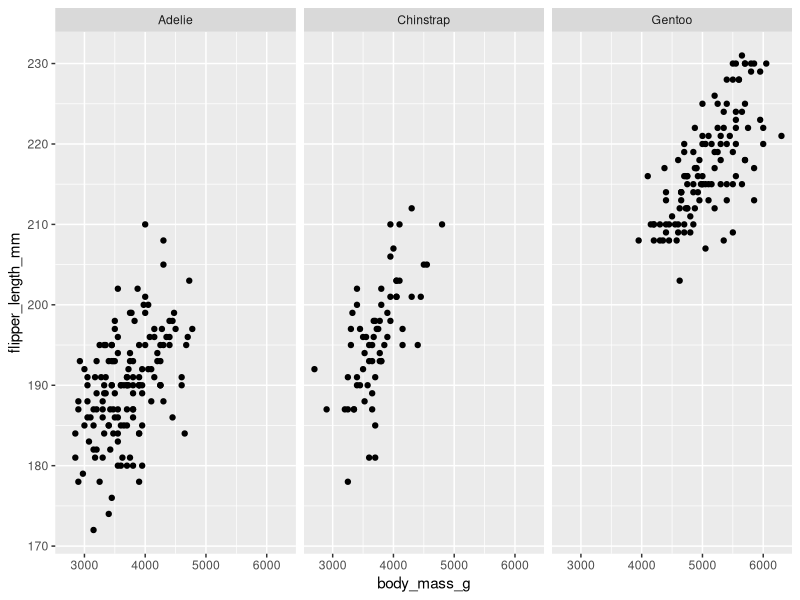
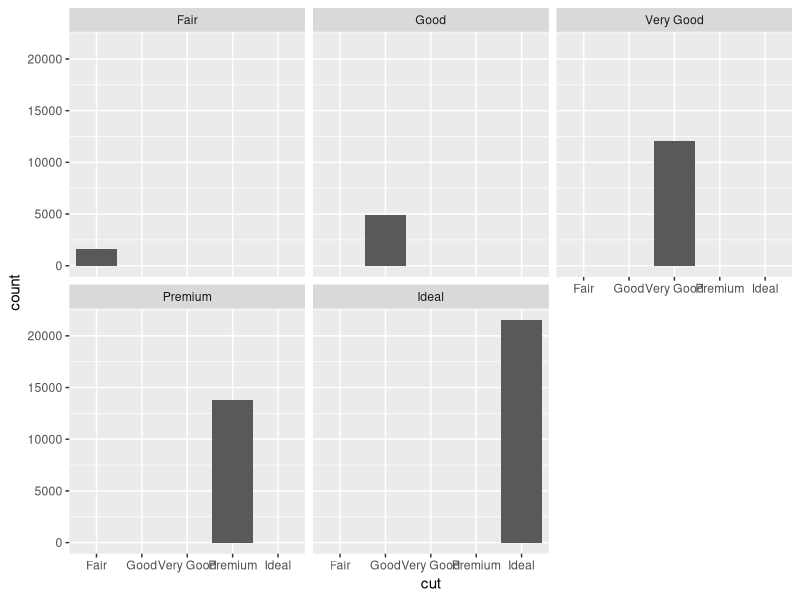
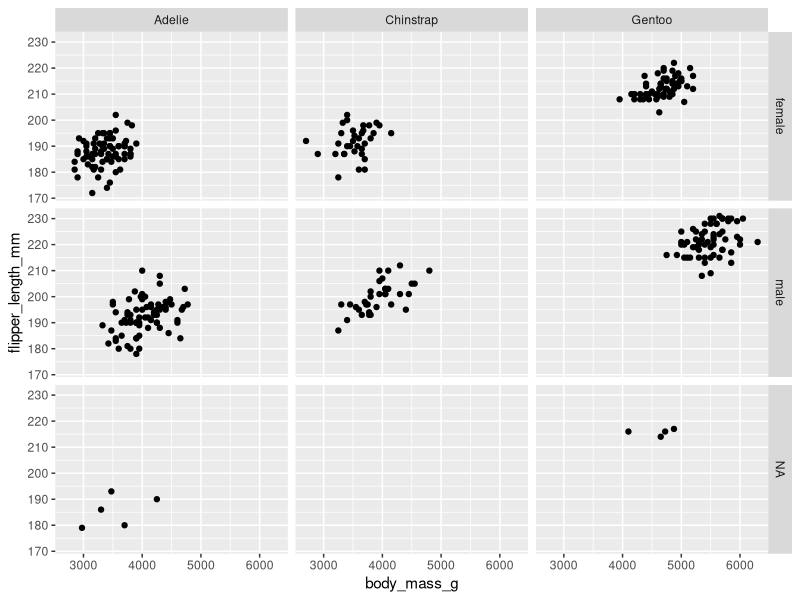
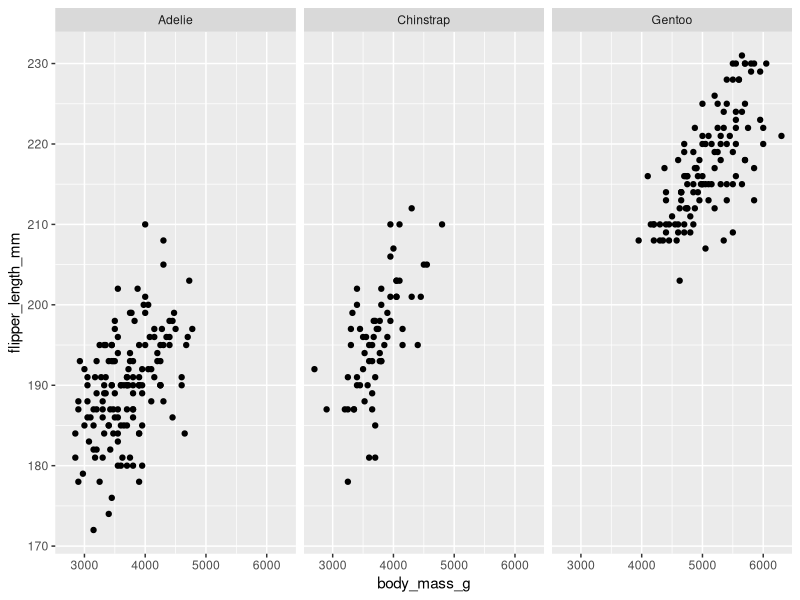
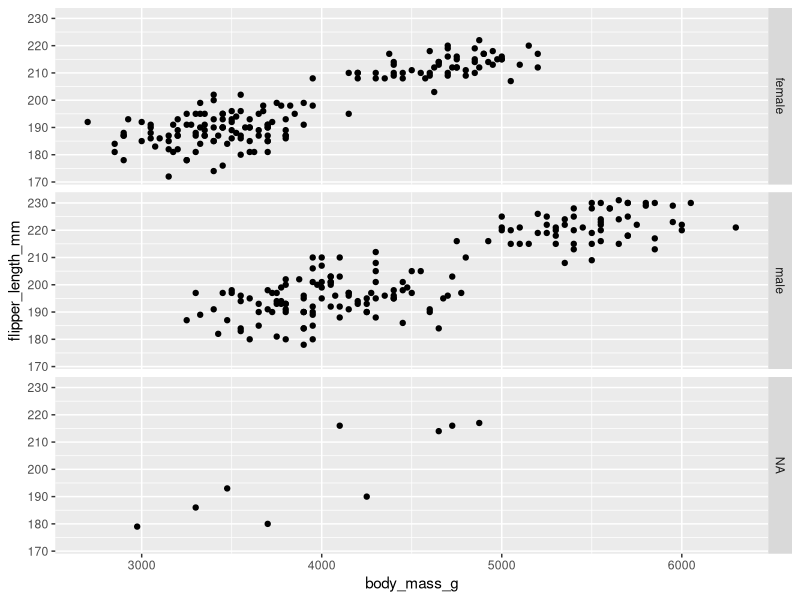

Generate these figures, in order, with R:
# Faceting

library(ggplot2)
library(palmerpenguins)

# Faceting with facet_wrap
# Faceting by species for body mass vs. flipper length
ggplot(penguins, aes(x = body_mass_g, y = flipper_length_mm)) +
  geom_point() +
  facet_wrap(~ species)

# Faceting by cut for diamond count
ggplot(diamonds, aes(x = cut)) +
  geom_bar() +
  facet_wrap(~ cut)

# Faceting with facet_grid
# Faceting by sex and species for body mass vs. flipper length
ggplot(penguins, aes(x = body_mass_g, y = flipper_length_mm)) +
  geom_point() +
  facet_grid(sex ~ species)

# Faceting by species only
ggplot(penguins, aes(x = body_mass_g, y = flipper_length_mm)) +
  geom_point() +
  facet_grid(. ~ species)

# Faceting by sex only
ggplot(penguins, aes(x = body_mass_g, y = flipper_length_mm)) +
  geom_point() +
  facet_grid(sex ~ .)
